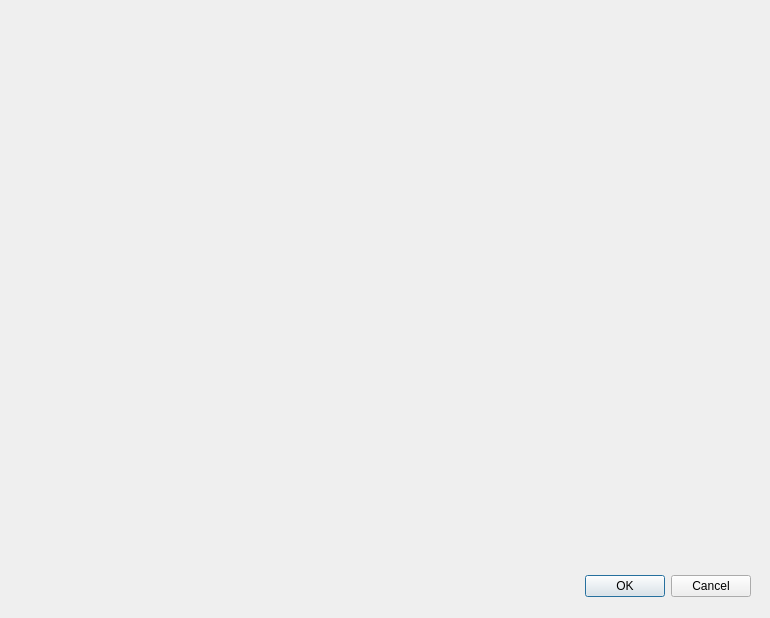
<?xml version="1.0" encoding="UTF-8"?>
<ui version="4.0">
 <class>Dialog</class>
 <widget class="QDialog" name="Dialog">
  <property name="geometry">
   <rect>
    <x>0</x>
    <y>0</y>
    <width>770</width>
    <height>618</height>
   </rect>
  </property>
  <property name="windowTitle">
   <string>Dialog</string>
  </property>
  <widget class="QDialogButtonBox" name="buttonBox">
   <property name="geometry">
    <rect>
     <x>410</x>
     <y>570</y>
     <width>341</width>
     <height>32</height>
    </rect>
   </property>
   <property name="orientation">
    <enum>Qt::Horizontal</enum>
   </property>
   <property name="standardButtons">
    <set>QDialogButtonBox::Cancel|QDialogButtonBox::Ok</set>
   </property>
  </widget>
  <widget class="MplWidget" name="graphWidget" native="true">
   <property name="geometry">
    <rect>
     <x>10</x>
     <y>10</y>
     <width>571</width>
     <height>521</height>
    </rect>
   </property>
   <property name="autoFillBackground">
    <bool>false</bool>
   </property>
  </widget>
 </widget>
 <customwidgets>
  <customwidget>
   <class>MplWidget</class>
   <extends>QWidget</extends>
   <header>mplwidget.h</header>
   <container>1</container>
  </customwidget>
 </customwidgets>
 <resources/>
 <connections>
  <connection>
   <sender>buttonBox</sender>
   <signal>accepted()</signal>
   <receiver>Dialog</receiver>
   <slot>accept()</slot>
   <hints>
    <hint type="sourcelabel">
     <x>248</x>
     <y>254</y>
    </hint>
    <hint type="destinationlabel">
     <x>157</x>
     <y>274</y>
    </hint>
   </hints>
  </connection>
  <connection>
   <sender>buttonBox</sender>
   <signal>rejected()</signal>
   <receiver>Dialog</receiver>
   <slot>reject()</slot>
   <hints>
    <hint type="sourcelabel">
     <x>316</x>
     <y>260</y>
    </hint>
    <hint type="destinationlabel">
     <x>286</x>
     <y>274</y>
    </hint>
   </hints>
  </connection>
 </connections>
</ui>
